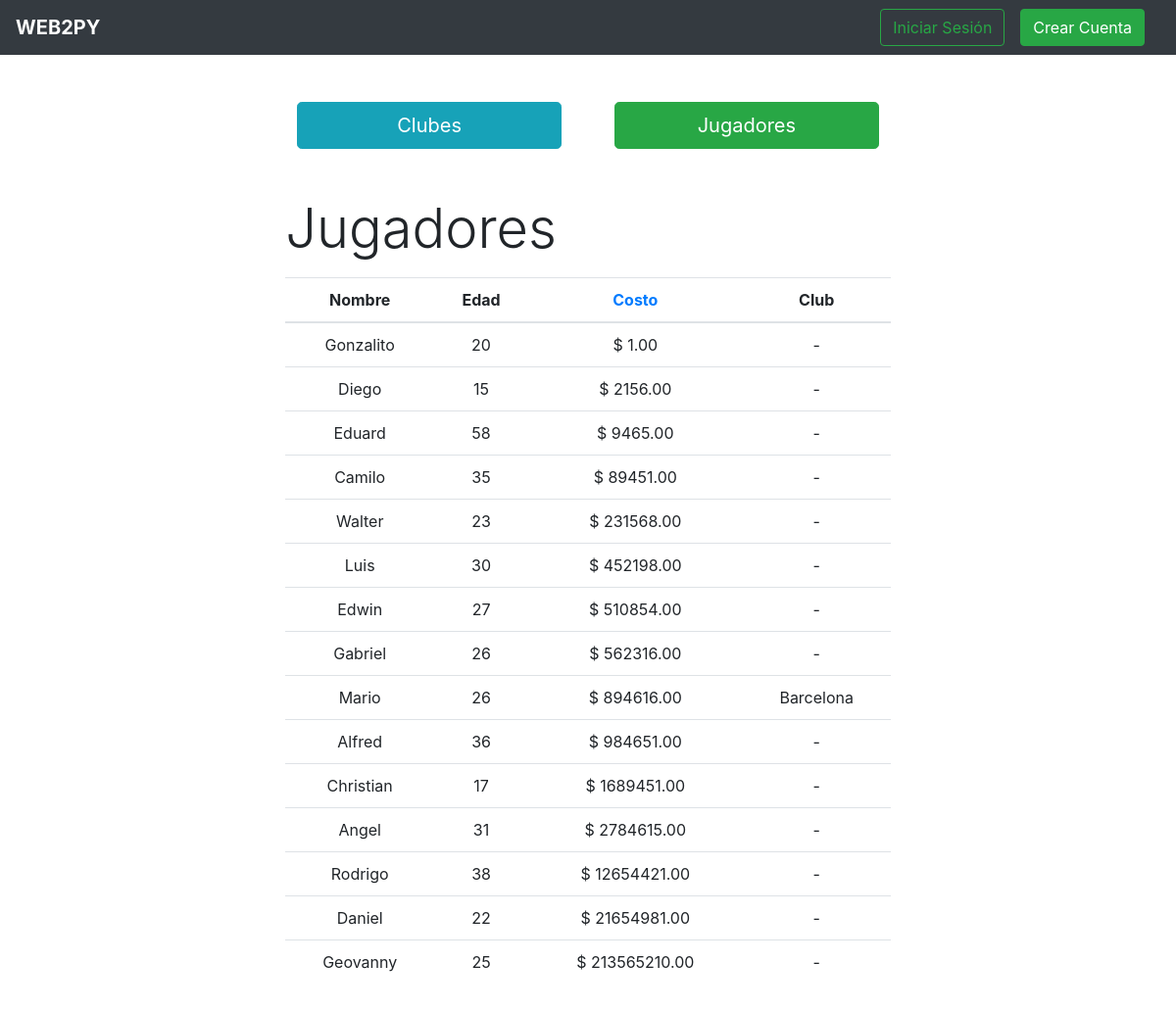
The page /jugadores/buscar/ascendente on the database its author committed.
### app/models.py (models this page shows, shortened)
class Jugador(models.Model):
    id = models.AutoField(primary_key=True)
    nombre = models.CharField(max_length=50)
    edad = models.IntegerField()
    costo = models.DecimalField(decimal_places = 2, max_digits = 15)
    club = models.ForeignKey(Club, null=True, blank=True, on_delete=models.SET_NULL, related_name='club')

class Club(models.Model):
    id = models.AutoField(primary_key=True)
    nombre = models.CharField(max_length=50, unique=True)
    email = models.EmailField(max_length=50, unique=True, default='')
    pais = models.CharField(max_length=30, default='')
    telefono = models.CharField(max_length=25, null=True, blank=True, default='')
    usuario = models.ForeignKey(User, null=True, blank=True, on_delete=models.SET_NULL, related_name='usuario')
    def __str__(self):
        return self.nombre

### app/views.py (the view)
# urls.py: path('jugadores/buscar/<orden>', buscar_jugadores, name='buscar_jugadores'),
def buscar_jugadores(request, orden):
    jugadores = Jugador.objects.all()
    if orden == 'ascendente':
        jugadores = jugadores.order_by('costo')
        context = { 'jugadores': jugadores, 'orden': 'descendente' }
    elif orden == 'descendente':
        jugadores = jugadores.order_by('-costo')
        context = { 'jugadores': jugadores, 'orden': 'ascendente' }
    else:
        context = { 'jugadores': jugadores, 'orden': 'ascendente' }
    return render(request, 'reporte2.html', context)

### templates/reporte2.html
{% extends 'base.html' %}
{% block content %}
<div class="container">
    <div class="col-xl-7 mx-auto my-5">
        <div class="row mb-5">
            <a class="btn btn-info btn-lg col-5 mx-auto" href="{% url 'buscar_clubes' %}">Clubes</a>
            <a class="btn btn-success btn-lg col-5 mx-auto" href="{% url 'buscar_jugadores' 'descedente' %}">Jugadores</a>
        </div>
        <label class="display-4 mb-3">Jugadores</label>
        <table class="table table-hover">
            <thead>
                <tr class="text-center">
                    <th scope="col">Nombre</th>
                    <th scope="col">Edad</th>
                    <th scope="col"><a href="{% url 'buscar_jugadores' orden %}">Costo</a></th>
                    <th scope="col">Club</th>
                </tr>
            </thead>
            <tbody>
                {% for jugador in jugadores %}
                    <tr class="text-center">
                        <td>{{ jugador.nombre }}</td>
                        <td>{{ jugador.edad }}</td>
                        <td>$ {{ jugador.costo }}</td>
                        <td>{% if jugador.club %}{{ jugador.club }}{% else %}-{% endif %}</td>
                    </tr>
                {% endfor %}
            </tbody>
        </table>
    </div>
</div>
{% endblock %}

### rows shown on the page
Jugador: nombre "Gonzalito", edad "20", costo "1.00"
Jugador: nombre "Diego", edad "15", costo "2156.00"
Jugador: nombre "Eduard", edad "58", costo "9465.00"
Jugador: nombre "Camilo", edad "35", costo "89451.00"
Jugador: nombre "Walter", edad "23", costo "231568.00"
Jugador: nombre "Luis", edad "30", costo "452198.00"
Jugador: nombre "Edwin", edad "27", costo "510854.00"
Jugador: nombre "Gabriel", edad "26", costo "562316.00"
Jugador: nombre "Mario", edad "26", costo "894616.00", club "Barcelona"
Jugador: nombre "Alfred", edad "36", costo "984651.00"
Jugador: nombre "Christian", edad "17", costo "1689451.00"
Jugador: nombre "Angel", edad "31", costo "2784615.00"
Jugador: nombre "Rodrigo", edad "38", costo "12654421.00"
Jugador: nombre "Daniel", edad "22", costo "21654981.00"
Jugador: nombre "Geovanny", edad "25", costo "213565210.00"
